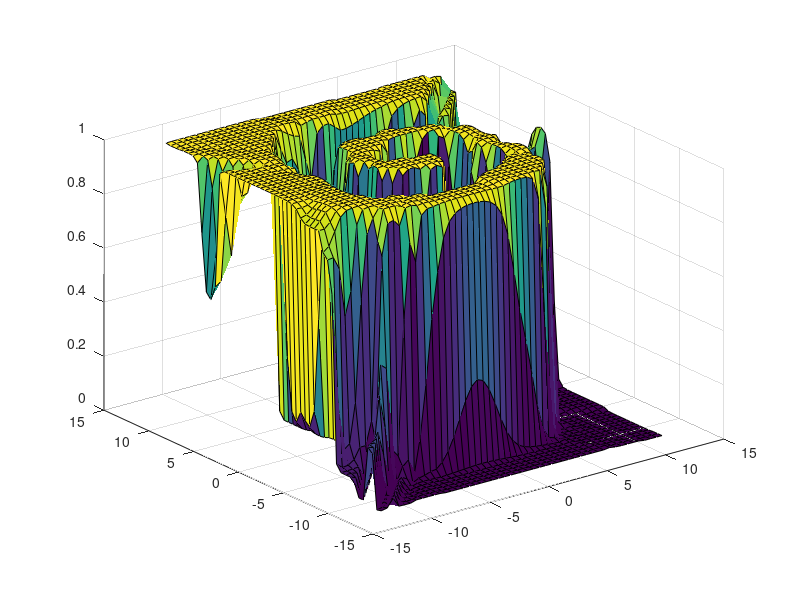

The MATLAB script that drew this image:
A = importdata('two_spiral_seq_result.txt');
num_hidden_uint = 42;
WV1 = zeros(3, num_hidden_uint);
WU1 = zeros(2, num_hidden_uint);
for j=1:num_hidden_uint
    for i=1:3
        WV1(i,j) = A(j*2-1,i);
       
    end
    for i=1:2
         WU1(i,j) = A(j*2, i);
    end
end

WV2 = zeros(num_hidden_uint+1, 1);
WU2 = zeros(num_hidden_uint, 1);

WV2(1) = A(num_hidden_uint * 2 + 1, 1);

for j=1:num_hidden_uint
   WV2(j+1) =  A((num_hidden_uint+j)*2, 1);
   WU2(j) =  A((num_hidden_uint+j)*2+1, 1);
end


[X, Y] = meshgrid(-12:0.5:12);
RX = reshape(X, numel(X), 1);
RY = reshape(Y, numel(Y), 1);
T = [RX RY];
TP = [ones(numel(RX),1) RX RY];

Z1 = 1 ./ (1 + exp(-(TP*WV1+T.^2*WU1)));
Z1P = [ones(numel(RX),1) Z1];
Z2 = 1 ./ (1 + exp(-(Z1P*WV2 + Z1.^2*WU2)));

Z = reshape(Z2, size(X));
surf(X, Y, Z)

